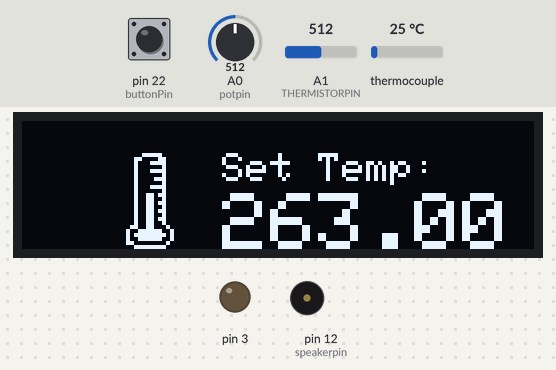
Simulated run of this sketch. Board: Arduino Mega 2560, built with avr-gcc and run on an emulated ATmega2560. Shown: 128×32 one-colour display, output pins drawn as LEDs (lit = HIGH), buzzer (waves = sounding, pin HIGH). The test bench sets the inputs (shaded band); at power-on: pin 22 (buttonPin) LOW, thermocouple 25 °C, A0 (potpin) = 512, A1 (THERMISTORPIN) = 512. The display library's start-up logo is not drawn; pins used as bus, display or sensor lines are not drawn.

Above: at 5.9 s.
6.0 s: pin 22 (buttonPin) pulled HIGH for 0.2 s
At 7.8 s:
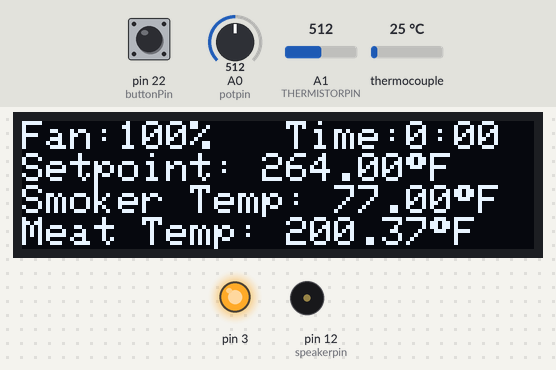
8.1 s: thermocouple set to 21 °C
At 8.7 s:
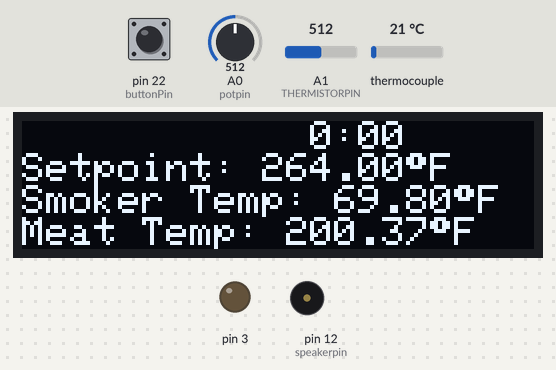
11.1 s: thermocouple set to 75 °C
At 13.1 s:
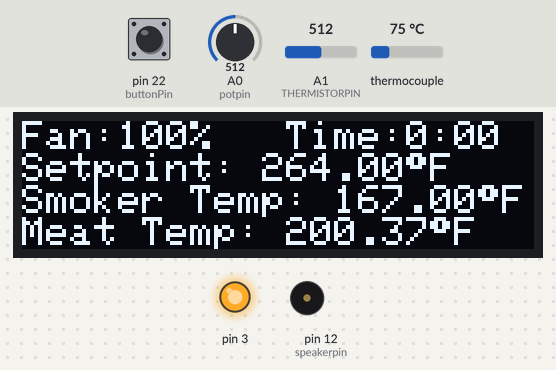
13.7 s: pin 22 (buttonPin) pulled HIGH for 1 s
At 15.2 s:
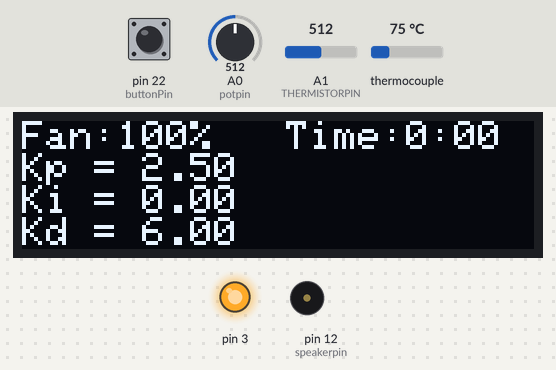
16.2 s: pin 22 (buttonPin) pulled HIGH for 0.2 s
At 17.6 s:
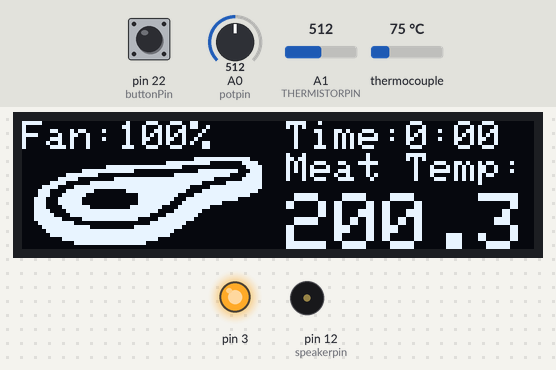
17.9 s: pin 22 (buttonPin) pulled HIGH for 3.2 s
At 19.3 s:
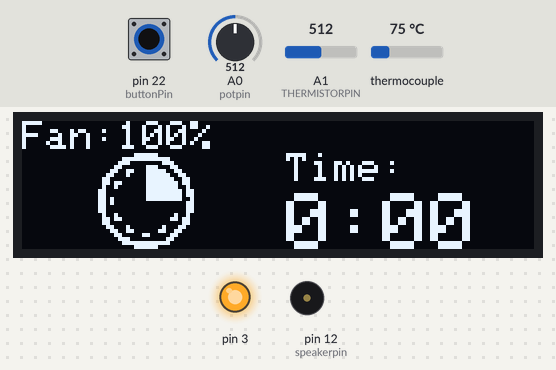
Timing chart, 0 to 20.9 s (numbered marks = the images above; inputs shaded):
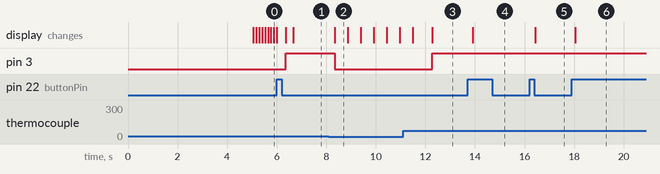

Measured:
- the behaviour switches between 23 and 22 °C on thermocouple (found by bisection; images 1 and 2)
- after the input at 6.0 s, pin 3: LOW → HIGH after 0.36 s
- after the input at 8.1 s, pin 3: HIGH → LOW after 0.24 s; the display: changes after 0.24 s (image 2)
- after the input at 11.1 s, pin 3: LOW → HIGH after 1.2 s; the display: first changes after 0.38 s (image 3 shows a later state)
- after the input at 13.7 s, the display: changes after 0.21 s (image 4)
- after the input at 16.2 s, the display: changes after 0.22 s (image 5)
- after the input at 17.9 s, the display: changes after 0.14 s (image 6)

The sketch:

Arduino-v010-OLED.ino
```cpp
#include <PID_v1.h>
//#include <PID_AutoTune_v0.h>
#include<math.h>
#include <SPI.h>
#include <Wire.h>
#include <max6675.h> //Thermocouple Library
#include <Adafruit_GFX.h> // OLED Library
#include <Adafruit_SSD1306.h> // OLED Library

#define OLED_RESET 4  // OLED Library
Adafruit_SSD1306 display(OLED_RESET);
//Define Thermometer Icon Matrix
const unsigned char thermometer_icon [] PROGMEM = {
0x00, 0x00, 0x00, 0x00, 0x00, 0x00, 0x00, 0x00, 0x00, 0x00, 0x00, 0x00, 0x00, 0x00, 0x00, 0x00,
0x00, 0x00, 0x00, 0x00, 0x00, 0x00, 0x00, 0x00, 0x00, 0x00, 0x00, 0x00, 0x00, 0x00, 0x00, 0x00,
0x00, 0x00, 0x00, 0x00, 0x00, 0x00, 0x00, 0x00, 0x00, 0x00, 0x00, 0x00, 0x00, 0x00, 0x00, 0x00,
0x00, 0x00, 0x00, 0x00, 0x00, 0x00, 0x00, 0x00, 0x00, 0x00, 0x00, 0x00, 0x00, 0x00, 0x00, 0x00,
0x00, 0x00, 0x00, 0x03, 0xe0, 0x00, 0x00, 0x00, 0x00, 0x00, 0x00, 0x0c, 0x30, 0x00, 0x00, 0x00,
0x00, 0x00, 0x00, 0x08, 0xf0, 0x00, 0x00, 0x00, 0x00, 0x00, 0x00, 0x08, 0x10, 0x00, 0x00, 0x00,
0x00, 0x00, 0x00, 0x08, 0xf0, 0x00, 0x00, 0x00, 0x00, 0x00, 0x00, 0x08, 0x10, 0x00, 0x00, 0x00,
0x00, 0x00, 0x00, 0x08, 0x70, 0x00, 0x00, 0x00, 0x00, 0x00, 0x00, 0x08, 0x10, 0x00, 0x00, 0x00,
0x00, 0x00, 0x00, 0x08, 0xf0, 0x00, 0x00, 0x00, 0x00, 0x00, 0x00, 0x08, 0x10, 0x00, 0x00, 0x00,
0x00, 0x00, 0x00, 0x09, 0xb0, 0x00, 0x00, 0x00, 0x00, 0x00, 0x00, 0x09, 0x90, 0x00, 0x00, 0x00,
0x00, 0x00, 0x00, 0x09, 0xb0, 0x00, 0x00, 0x00, 0x00, 0x00, 0x00, 0x09, 0x90, 0x00, 0x00, 0x00,
0x00, 0x00, 0x00, 0x09, 0xb0, 0x00, 0x00, 0x00, 0x00, 0x00, 0x00, 0x09, 0x90, 0x00, 0x00, 0x00,
0x00, 0x00, 0x00, 0x09, 0xb0, 0x00, 0x00, 0x00, 0x00, 0x00, 0x00, 0x09, 0x90, 0x00, 0x00, 0x00,
0x00, 0x00, 0x00, 0x19, 0x88, 0x00, 0x00, 0x00, 0x00, 0x00, 0x00, 0x27, 0xe4, 0x00, 0x00, 0x00,
0x00, 0x00, 0x00, 0x2f, 0xf4, 0x00, 0x00, 0x00, 0x00, 0x00, 0x00, 0x27, 0xe4, 0x00, 0x00, 0x00,
0x00, 0x00, 0x00, 0x30, 0x08, 0x00, 0x00, 0x00, 0x00, 0x00, 0x00, 0x0f, 0xf0, 0x00, 0x00, 0x00,
};
const unsigned char meat_icon [] PROGMEM = {
0x00, 0x00, 0x00, 0x00, 0x00, 0x00, 0x00, 0x00, 0x00, 0x00, 0x00, 0x00, 0x00, 0x00, 0x00, 0x00,
0x00, 0x00, 0x00, 0x00, 0x00, 0x00, 0x00, 0x00, 0x00, 0x00, 0x00, 0x00, 0x00, 0x00, 0x00, 0x00,
0x00, 0x00, 0x00, 0x00, 0x00, 0x00, 0x00, 0x00, 0x00, 0x00, 0x00, 0x00, 0x00, 0x00, 0x00, 0x00,
0x00, 0x00, 0x00, 0x00, 0x00, 0x00, 0x00, 0x00, 0x00, 0x00, 0x00, 0x00, 0x00, 0x00, 0x00, 0x00,
0x00, 0x00, 0x00, 0x00, 0x00, 0x00, 0x00, 0x00, 0x00, 0x00, 0x00, 0x00, 0x00, 0x1f, 0xff, 0x80,
0x00, 0x00, 0x00, 0x00, 0x0f, 0xfe, 0x01, 0xe0, 0x00, 0x00, 0x07, 0xff, 0xff, 0x00, 0x00, 0xf0,
0x00, 0x01, 0xff, 0xf0, 0x00, 0x0f, 0xfc, 0x70, 0x00, 0x1f, 0xe0, 0x00, 0x03, 0xff, 0xf0, 0xf0,
0x00, 0x7c, 0x01, 0xff, 0xff, 0xff, 0x01, 0xf0, 0x01, 0xe0, 0x7f, 0xff, 0xff, 0xf8, 0x1f, 0xf0,
0x07, 0x87, 0xff, 0xff, 0xff, 0xc1, 0xff, 0xf0, 0x0e, 0x1f, 0xc0, 0x3f, 0xff, 0x87, 0xff, 0xe0,
0x0e, 0x3f, 0x00, 0x07, 0xfe, 0x1f, 0xff, 0x80, 0x1c, 0x7e, 0x00, 0x07, 0xfc, 0x7f, 0xfc, 0x00,
0x1c, 0x7e, 0x00, 0x07, 0xf8, 0xff, 0xc0, 0x00, 0x1c, 0x3f, 0x80, 0x1f, 0xe1, 0xfe, 0x00, 0x00,
0x1e, 0x1f, 0xff, 0xff, 0xc3, 0xf8, 0x00, 0x00, 0x1f, 0x0f, 0xff, 0xff, 0x0f, 0xf0, 0x00, 0x00,
0x1f, 0xc1, 0xff, 0xf8, 0x3f, 0xe0, 0x00, 0x00, 0x0f, 0xf8, 0x00, 0x00, 0xff, 0x80, 0x00, 0x00,
0x07, 0xff, 0x80, 0x0f, 0xff, 0x00, 0x00, 0x00, 0x03, 0xff, 0xff, 0xff, 0xfc, 0x00, 0x00, 0x00,
0x01, 0xff, 0xff, 0xff, 0xf8, 0x00, 0x00, 0x00, 0x00, 0x3f, 0xff, 0xff, 0xc0, 0x00, 0x00, 0x00,
0x00, 0x07, 0xff, 0xfe, 0x00, 0x00, 0x00, 0x00, 0x00, 0x00, 0x00, 0x00, 0x00, 0x00, 0x00, 0x00,
};
const unsigned char elapsed_time_icon[] PROGMEM = {
0x00, 0x00, 0x00, 0x00, 0x00, 0x00, 0x00, 0x00, 0x00, 0x00, 0x00, 0x00, 0x00, 0x00, 0x00, 0x00,
0x00, 0x00, 0x00, 0x00, 0x00, 0x00, 0x00, 0x00, 0x00, 0x00, 0x00, 0x00, 0x00, 0x00, 0x00, 0x00,
0x00, 0x00, 0x00, 0x00, 0x00, 0x00, 0x00, 0x00, 0x00, 0x00, 0x00, 0x00, 0x00, 0x00, 0x00, 0x00,
0x00, 0x00, 0x00, 0x00, 0x00, 0x00, 0x00, 0x00, 0x00, 0x00, 0x00, 0x00, 0x00, 0x00, 0x00, 0x00,
0x00, 0x00, 0x00, 0x0f, 0xc0, 0x00, 0x00, 0x00, 0x00, 0x00, 0x00, 0x7f, 0xf8, 0x00, 0x00, 0x00,
0x00, 0x00, 0x00, 0xe0, 0x1c, 0x00, 0x00, 0x00, 0x00, 0x00, 0x01, 0x81, 0xc6, 0x00, 0x00, 0x00,
0x00, 0x00, 0x03, 0x31, 0xf3, 0x00, 0x00, 0x00, 0x00, 0x00, 0x06, 0x21, 0xf9, 0x80, 0x00, 0x00,
0x00, 0x00, 0x0c, 0x01, 0xfc, 0xc0, 0x00, 0x00, 0x00, 0x00, 0x0d, 0x81, 0xfe, 0xc0, 0x00, 0x00,
0x00, 0x00, 0x09, 0x01, 0xfe, 0x40, 0x00, 0x00, 0x00, 0x00, 0x18, 0x01, 0xff, 0x60, 0x00, 0x00,
0x00, 0x00, 0x18, 0x01, 0xff, 0x60, 0x00, 0x00, 0x00, 0x00, 0x1a, 0x01, 0xff, 0x20, 0x00, 0x00,
0x00, 0x00, 0x1a, 0x00, 0x00, 0x60, 0x00, 0x00, 0x00, 0x00, 0x18, 0x00, 0x00, 0x60, 0x00, 0x00,
0x00, 0x00, 0x18, 0x00, 0x00, 0x60, 0x00, 0x00, 0x00, 0x00, 0x09, 0x00, 0x02, 0x40, 0x00, 0x00,
0x00, 0x00, 0x0d, 0x80, 0x06, 0xc0, 0x00, 0x00, 0x00, 0x00, 0x0c, 0x00, 0x00, 0xc0, 0x00, 0x00,
0x00, 0x00, 0x06, 0x20, 0x11, 0x80, 0x00, 0x00, 0x00, 0x00, 0x03, 0x30, 0x33, 0x00, 0x00, 0x00,
0x00, 0x00, 0x01, 0x83, 0x06, 0x00, 0x00, 0x00, 0x00, 0x00, 0x00, 0xe0, 0x0c, 0x00, 0x00, 0x00,
0x00, 0x00, 0x00, 0x7f, 0xf8, 0x00, 0x00, 0x00, 0x00, 0x00, 0x00, 0x0f, 0xc0, 0x00, 0x00, 0x00,
};
const unsigned char alarm_icon[] PROGMEM = {
0x00, 0x00, 0x00, 0x00, 0x00, 0x00, 0x00, 0x00, 0x00, 0x00, 0x00, 0x00, 0x00, 0x00, 0x00, 0x00,
0x00, 0x00, 0x00, 0x00, 0x00, 0x00, 0x00, 0x00, 0x00, 0x00, 0x00, 0x00, 0x00, 0x00, 0x00, 0x00,
0x00, 0x00, 0x00, 0x00, 0x00, 0x00, 0x00, 0x00, 0x00, 0x00, 0x00, 0x00, 0x00, 0x00, 0x00, 0x00,
0x00, 0x00, 0x00, 0x00, 0x00, 0x00, 0x00, 0x00, 0x00, 0x00, 0x00, 0x00, 0x00, 0x00, 0x00, 0x00,
0x00, 0x00, 0x00, 0x70, 0x30, 0x00, 0x00, 0x00, 0x00, 0x00, 0x01, 0xf0, 0x7c, 0x00, 0x00, 0x00,
0x00, 0x00, 0x03, 0xe0, 0x3e, 0x00, 0x00, 0x00, 0x00, 0x00, 0x07, 0x9f, 0xcf, 0x00, 0x00, 0x00,
0x00, 0x00, 0x06, 0x70, 0x73, 0x00, 0x00, 0x00, 0x00, 0x00, 0x04, 0xc0, 0x19, 0x00, 0x00, 0x00,
0x00, 0x00, 0x01, 0x02, 0x04, 0x00, 0x00, 0x00, 0x00, 0x00, 0x02, 0x02, 0x02, 0x00, 0x00, 0x00,
0x00, 0x00, 0x06, 0x02, 0x03, 0x00, 0x00, 0x00, 0x00, 0x00, 0x04, 0x02, 0x01, 0x00, 0x00, 0x00,
0x00, 0x00, 0x0c, 0x02, 0x01, 0x80, 0x00, 0x00, 0x00, 0x00, 0x08, 0x02, 0x00, 0x80, 0x00, 0x00,
0x00, 0x00, 0x08, 0x02, 0x00, 0x80, 0x00, 0x00, 0x00, 0x00, 0x09, 0xfe, 0x00, 0x80, 0x00, 0x00,
0x00, 0x00, 0x08, 0x00, 0x00, 0x80, 0x00, 0x00, 0x00, 0x00, 0x08, 0x00, 0x00, 0x80, 0x00, 0x00,
0x00, 0x00, 0x0c, 0x00, 0x01, 0x80, 0x00, 0x00, 0x00, 0x00, 0x04, 0x00, 0x01, 0x00, 0x00, 0x00,
0x00, 0x00, 0x06, 0x00, 0x03, 0x00, 0x00, 0x00, 0x00, 0x00, 0x02, 0x00, 0x02, 0x00, 0x00, 0x00,
0x00, 0x00, 0x01, 0x00, 0x04, 0x00, 0x00, 0x00, 0x00, 0x00, 0x00, 0xc0, 0x18, 0x00, 0x00, 0x00,
0x00, 0x00, 0x00, 0x70, 0x70, 0x00, 0x00, 0x00, 0x00, 0x00, 0x00, 0x1f, 0xc0, 0x00, 0x00, 0x00,
};
// Initialize MAX6675 thermocouple module and define pins
int thermoDO = 49;
int thermoCS = 51;
int thermoCLK = 53;
MAX6675 thermocouple(thermoCLK, thermoCS, thermoDO);
int vccPin = 47;
int gndPin = 45;

//Initilize Meat Probe variables
// which analog pin to connect
#define THERMISTORPIN A1


//Button Pins;
const int  buttonPin = 22;
int buttonState = 0;         // current state of the button
int lastButtonState = 0;     // previous state of the button

//Speaker Pin
const int speakerpin = 12;
// pot variable
const int potpin = 0;
int smoothed_pot_val;

//Menu display counter
int menu_counter = 1;

//Define PID Variables we'll be connecting to
int fan_speed;
float smoker_temp, previous_temp, previous_setpoint;
double Setpoint, Input, Output;
//GENERAL SETTINGS
int lid_open_buffer = 4;
float end_lid_open_event_buffer = -.2;
int number_of_menus = 4;

//PID RUN RANGE TUNINGs
int PID_run_range = 15; // Temperature range around setpoint +/- where we run the conservative PID tunings
int PID_agg_run_range = 25; // Temperature range around setpoint+/- where we run the aggresive PID tunings
//PID TUNING
double Kp = 2.5;
double Ki = .0035;
double Kd = 6;
int SampleTime = 500; //.5 Second Sample Time

//Agressive PID Tuning
double agg_Kp = 4;
double agg_Ki = .02;
double agg_Kd = 6;

//Specify the links and initial tuning parameters
PID fanPID(&Input, &Output, &Setpoint, Kp, Ki, Kd, DIRECT);

void setup() {
  Serial.begin(9600);
  // use Arduino pins for display stuff
  pinMode(vccPin, OUTPUT); digitalWrite(vccPin, HIGH);
  pinMode(gndPin, OUTPUT); digitalWrite(gndPin, LOW);
  //Button Setup
  pinMode(buttonPin, INPUT);
  pinMode(speakerpin, OUTPUT);
  //Mavereric Meat Probe in
   pinMode(THERMISTORPIN, INPUT);

  // by default, we'll generate the high voltage from the 3.3v line internally
  display.begin(SSD1306_SWITCHCAPVCC, 0x3C); // initialize with the I2C addr 0x3D (for the 128x64)
  // init done
  // To change the splashscreen, upload a BMP that's 128 x 32 and export as 16 bit matrix
  // to LEDhelper and load the code into the Adafruit_SSD1306 library
  // Since the buffer is intialized with an Adafruit splashscreen
  // internally, this will display the splashscreen.
  display.display();
  delay(5000);   // Splashscreen delay (>1000)while we wait for the Themocouple module chip to stabilize
  display.clearDisplay();// Clear the display.

  buttonState = digitalRead(buttonPin);
  while (buttonState == lastButtonState) {
    lastButtonState = buttonState;
    initializeDisplay();
    display.drawBitmap(0,0,thermometer_icon, 64,32, WHITE);
    display.setTextSize(1);
    display.setCursor(50, 8);

    //Smooth out the pot reading
    smoothed_pot_val = smooth( analogRead(potpin) ,.75,smoothed_pot_val); //Smooth the pot value, middle arguement is a buffer variable < 1
    Setpoint = smoothed_pot_val/12 + 225; //a quick eqation gives us

    display.println("Set Temp:");
    display.setCursor(50, 18);
    display.setTextSize(2);
    printTemp("", Setpoint );
    display.display();
    buttonState = digitalRead(buttonPin);
    delay(100);
  }
   beepTwice();

  //PID Initialization
  //initialize the variables we're linked to
  Input = thermocouple.readFahrenheit();
  //Setpoint = 200;
  //turn the PID on
  fanPID.SetSampleTime(SampleTime);
  fanPID.SetMode(AUTOMATIC);
}

void loop() {
  //Variables
  bool lid_is_open;
  int count = 0;

  float meat_temp = thermister_temp(1);
  float smoker_temp = thermocouple.readFahrenheit();
  //Get our margin of error since the last reading taken at the end of the void loop
  //TODO: Reverse this eqation and related functions
  //TODO: CREATE LOW CHARCOAL WARNING
  float derivative = previous_temp - smoker_temp;
  int setpoint_change = previous_setpoint - Setpoint;
  //Number of degrees drop that triggers a lid opening event

  int range = Setpoint - smoker_temp;

  //Serial.println(smoker_temp); is this here for a reason?
  //LID OPENING EVENT
  //-------------------------------------------- -
  //check and see if the lid is open
  //Run as long as we're loosing temperature
  if (isLidOpen(derivative, lid_open_buffer)) {
    // now we run the lid open sequence until the smoker(derivative) gains .5 degrees as noted below
     beepTwice();
    while (derivative > end_lid_open_event_buffer) {
      //Turn off the PID while the LID is OPEN
      fanPID.SetMode(MANUAL);
      //Re-read a few variables within this loop
      smoker_temp = thermocouple.readFahrenheit();
      derivative = previous_temp - smoker_temp;
      //OPEN LID DISPLAY OUTPUT
      initializeDisplay();
      //Flash Lid Open Warning
      count++;
      if (count == 100)  count = 0; //reset the count at 100
      (count % 2 == 0 ? display.print("LID OPEN!") : display.print("         "));
      display.print("   ");
      printTime();
      display.println("");
      printTemp("Setpoint: ", Setpoint );
      printTemp("Smoker Temp: ", smoker_temp );
      printTemp("Meat Temp: ", meat_temp );
      display.display();
      //Update our power output to 0
      analogWrite(3, 0);
      //save temperature for next loop iteration
      previous_temp = smoker_temp;
      delay(500);
    }
  } else {
    //Normal Operation
    buttonState = digitalRead(buttonPin);
          //Check the button to switch menus
          if(buttonState != lastButtonState){
          if(buttonState == HIGH){
            menu_counter++;
            beepOnce();
          }
           if(menu_counter > number_of_menus) menu_counter = 1;
          }

          if(menu_counter == 1){
          //DASBOARD DISPLAY OUTPUT
          initializeDisplay();
          printFanSpeed(fan_speed);
          display.print("   ");
          display.print("Time:");
          printTime();
          display.println("");
          printTemp("Setpoint: ", Setpoint );
          printTemp("Smoker Temp: ", smoker_temp );
          //printTemp("Prev Temp: ",previous_temp );
          printTemp("Meat Temp: ", meat_temp );
          display.display();
          }
          if(menu_counter == 2){
          //PID DISPLAY OUTPUT
          initializeDisplay();
          printFanSpeed(fan_speed);
          display.print("   ");
          display.print("Time:");
          printTime();
          display.println("");
          display.print("Kp = ");
          display.println(fanPID.GetKp());
          display.print("Ki = ");
          display.println(fanPID.GetKi());
          display.print("Kd = ");
          display.println(fanPID.GetKd());
          display.display();
          }
          if(menu_counter == 3){
          //TIME DISPLAY OUTPUT
          initializeDisplay();
          printFanSpeed(fan_speed);
          display.print("   ");
          display.print("Time:");
          printTime();
          display.println("");
          display.drawBitmap(0,0,meat_icon, 64,32, WHITE);
          display.setCursor(66, 8);
          display.println("Meat Temp:");
          display.setCursor(66, 18);
          display.setTextSize(2);
          printTemp("", meat_temp );
          display.display();
          }
          if(menu_counter == 4){
          //TIME DISPLAY OUTPUT
          initializeDisplay();
          printFanSpeed(fan_speed);
          display.println("");
          display.drawBitmap(0,0,elapsed_time_icon, 64,32, WHITE);
          display.setCursor(66, 8);
          display.println("Time:");
          display.setCursor(66, 18);
          display.setTextSize(2);
          printTime();
          display.display();
          }


    if(range > PID_agg_run_range){ //If we're under temp, we just turn on the fan  and the PID off
      fanPID.SetMode(MANUAL);
      analogWrite(3, 255);
      fan_speed = 100;

    } else if(range < -PID_agg_run_range){ //If we're  over temp, we just turn  the fan off and the PID off
      fanPID.SetMode(MANUAL);
      analogWrite(3,  0);
      fan_speed = 0;

    } else if(range < PID_agg_run_range && range > PID_run_range || range > -PID_agg_run_range && range < -PID_run_range){ //Run the agressive temp PID tuning
    fanPID.SetTunings(agg_Kp, agg_Ki,agg_Kd);
    fanPID.SetMode(AUTOMATIC);
    Input = thermocouple.readFahrenheit();
    fanPID.Compute();
    //Send the computed output power to analog 3
    analogWrite(3, Output == 0 ? Output :(Output/2 + 127.5));
    fan_speed = (Output / 255) * 100;

    }else {
    //Run standard conservitive PID tunings
    fanPID.SetTunings(Kp, Ki,Kd);
    fanPID.SetMode(AUTOMATIC);
    Input = thermocouple.readFahrenheit();
    fanPID.Compute();
    //Send the computed output power to analog 3
    analogWrite(3, Output == 0 ? Output :(Output/2 + 127.5));
    fan_speed = (Output / 255) * 100;
    }

    //ENDING LOOP STUFF
    //Save the previous readings to check next loop iteration
    previous_temp = smoker_temp;
    previous_setpoint = Setpoint;
    lastButtonState = buttonState;
  }
  delay(200);

}

/*--------------------------------------------
 * FunCTIONS
 */
//intitialize display
//Clear the display, set the cursor and font size
void initializeDisplay() {
  display.clearDisplay();
  display.setTextSize(0);
  display.setTextColor(WHITE);
  display.setCursor(0, 0);
}
//Print Time
void printTime() {
  int elapsed_seconds = millis() / 1000; //Get the elapsed time in seconds
  int elapsed_minutes = elapsed_seconds / 60;
  int elapsed_hours =  elapsed_minutes / 60;
  //calculations for
  int disp_sec = elapsed_seconds - (elapsed_minutes * 60);
  int disp_min = elapsed_minutes - (elapsed_hours * 60);
  int disp_hours = elapsed_hours;

  //display.print("Time:");
  //Print Hours with leading zero's to display
  display.print(disp_hours);
  display.print(":");
  //Print Minutes with leading zero's to display
  forceTwoDigitInt(disp_min, false);
  //Print Seconds with leading zero's to display
  //forceTwoDigitInt(disp_sec, false);
}

//This function fills in missing leading zero's in the time
void forceTwoDigitInt(int display_time, bool print_colon) {
  if (display_time <= 0) {
    display.print("00");
  } else if (display_time > 0 && display_time < 10) {
    display.print("0");
    display.print(display_time);
  }  else {
    display.print(display_time);
  }
  if (print_colon == true) {
    display.print(":");
  }
}

//Prints the temperature to the screen
void printTemp( String tempname, float tempreading) {
  display.print(tempname);
  display.print(tempreading);
  display.print((char)247);
  display.println("F");
}

//Prints the Fan Speed
void printFanSpeed(int fan_speed) {
  display.print("Fan:");
  if (fan_speed < 100) {
    display.print(" ");
  }
  else if (fan_speed < 10) {
    display.print("  ");
  }
  display.print(fan_speed);
  display.print("%");
}

bool isLidOpen(float derivative, int lid_open_buffer) {
  //Check and see if the lid is open
  if (derivative > lid_open_buffer) {
    return true;
  }
  else
  {
    return false;
  }
}

int smooth(int data, float filterVal, float smoothedVal){
  if (filterVal > 1){      // check to make sure param's are within range
    filterVal = .99;
  }
  else if (filterVal <= 0){
    filterVal = 0;
  }
  smoothedVal = (data * (1 - filterVal)) + (smoothedVal  *  filterVal);

  return (int)smoothedVal;
}

void beepOnce(){
  delay(50);
  analogWrite(speakerpin,500);
  delay(50);
  analogWrite(speakerpin,0);
  }
void beepTwice(){
  analogWrite(speakerpin,500);
  delay(50);
  analogWrite(speakerpin,0);
  delay(50);
  analogWrite(speakerpin,500);
  delay(50);
  analogWrite(speakerpin,0);
  }

float thermister_temp(int pin) {
  double R, T;
   uint8_t i;
  float average;
  const int NUMSAMPLES = 8;
  int samples[NUMSAMPLES];

  // take N samples in a row, with a slight delay
  for (i=0; i< NUMSAMPLES; i++) {
   samples[i] = analogRead(pin);
   delay(10);
  }
  // average all the samples out
  average = 0;
  for (i=0; i< NUMSAMPLES; i++) {
     average += samples[i];
  }
  average /= NUMSAMPLES;
  // These were calculated from the thermister data sheet
  //  A = 2.3067434E-4;
  //  B = 2.3696596E-4;
  //  C = 1.2636414E-7;
  //
  // This is the value of the other half of the voltage divider
  //  Rknown = 22000;

  // Do the log once so as not to do it 4 times in the equation
  //  R = log(((1024/(double)aval)-1)*(double)22200);
  R = log((1 / ((1024 / (double) average) - 1)) * (double) 22000);
  //lcd.print("A="); lcd.print(aval); lcd.print(" R="); lcd.print(R);
  // Compute degrees C
  T = (1 / ((2.3067434E-4) + (2.3696596E-4) * R + (1.2636414E-7) * R * R * R)) - 273.25;
  // return degrees F
  return ((float) ((T * 9.0) / 5.0 + 32.0));
}

void CelsiusToFarenheit(float const tCel, float &tFar) {
  tFar = tCel * 1.8 + 32;
}
```
